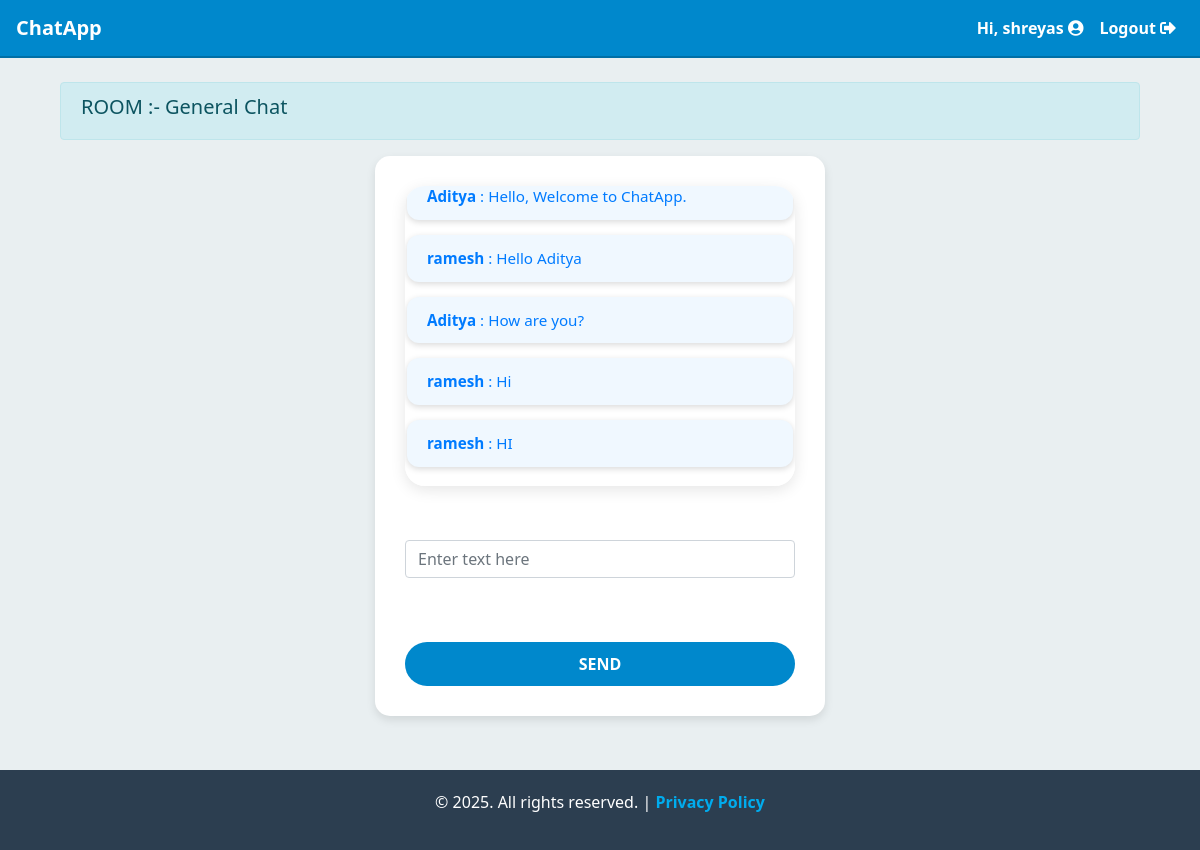
Page /general (signed in) on the committed database.
### chatapp/models.py (models this page shows, shortened)
class Room(models.Model):
    name = models.CharField(max_length=20)
    slug = models.SlugField(max_length=100)

class Message(models.Model):
    user = models.ForeignKey(User, on_delete=models.CASCADE)
    content = models.TextField()
    room = models.ForeignKey(Room, on_delete=models.CASCADE)
    created_on = models.DateTimeField(auto_now_add=True)

### chatapp/views.py (the view)
# urls.py: path("<str:slug>", views.room, name="room"),
def room(request,slug):
    room_name=Room.objects.get(slug=slug).name
    messages=Message.objects.filter(room=Room.objects.get(slug=slug))
    return render(request, "room.html",{"room_name":room_name,"slug":slug,'messages':messages})

### templates/room.html (shortened to what this page needs)
{% extends 'base.html' %}
{% block content %}
{% if user.is_authenticated %}
  <div class="container">
    <div class="row d-flex justify-content-center">
        <div class="col-12">
            <div class="alert alert-info d-flex justify-content-between" role="alert">
              <h5>ROOM :- {{room_name}}</h5>
            </div>
            <form>
                <div class="form-group">
                  {% if messages %}
                  <div class="jumbotron" id="chatbox" style="padding: 4px 2px;max-height: 300px;  /* Adjust the max-height as needed */
                  overflow-y: scroll;
                "">
                      {% for message in messages %}
                        <div class="chat-message {% if message.user == request.user %}text-right{% else %}text-left{% endif %}">
                          <b>{{ message.user.username }}</b> : {{ message.content }}<br>
                        </div>
                        {% endfor %}
                  </div>
                  {% else %}
                  <div class="jumbotron" id="chatbox" style="padding: 4px 2px;"></div>
                  <b>No Messages in this Room.</b>
                    {% endif %}
                </div>
                <br/>
                <div class="form-group" style="width: 100%;">
                    <input class="form-control" placeholder="Enter text here" id="my_input" type="text" required></br>
                </div>
                <br/>
                <input class="btn btn-primary btn-lg btn-block" id="submit_button" type="button" value="Send">
            </form>
        </div>
    </div>
</div>
{% endif %}
<br/>
{% endblock %}

### templates/base.html (shortened to what this page needs)
<!doctype html>
<html lang="en">
<head>
    <link rel="stylesheet" href="https://cdn.jsdelivr.net/npm/bootstrap@4.3.1/dist/css/bootstrap.min.css">
    <link rel="stylesheet" href="https://cdnjs.cloudflare.com/ajax/libs/font-awesome/5.15.3/css/all.min.css">
</head>
<body>
    {% block header %}
    <nav class="navbar navbar-expand-lg navbar-dark">
        <a class="navbar-brand" href="#">ChatApp</a>
        <div class="collapse navbar-collapse" id="navbarNav">
            <ul class="navbar-nav ml-auto">
                {% if user.is_authenticated %}
                    <li class="nav-item">
                        <a class="nav-link" href="#">Hi, {{ user.username }} <i class="fas fa-user-circle"></i></a>
                    </li>
                    <li class="nav-item">
                        <a class="nav-link" href="{% url 'logout' %}">Logout <i class="fas fa-sign-out-alt"></i></a>
                    </li>
                {% endif %}
            </ul>
        </div>
    </nav>
    {% endblock %}
    <main class="container mt-4 fade-in">
        {% block content %}{% endblock %}
    </main>
    <footer>
        <p>&copy; 2025. All rights reserved. | <a href="#">Privacy Policy</a></p>
    </footer>
</body>
</html>

### templates/base.html (style rules this page uses)
body { background-color: #e9eff1; font-family: 'Segoe UI', Tahoma, Geneva, Verdana, sans-serif; color: #555; margin: 0; padding: 0; }
.navbar { background-color: #0088cc; border-bottom: 2px solid #006fa6; }
.navbar a { color: white !important; font-weight: 600; }
.btn { border-radius: 30px; font-size: 16px; padding: 10px 25px; text-transform: uppercase; font-weight: 600; }
.btn-primary { background-color: #0088cc; border: none; }
.chat-message { background-color: #f0f8ff; border-radius: 12px; padding: 12px 20px; font-size: 0.95rem; color: #007bff; margin: 15px 0; box-shadow: 0 2px 6px rgba(0, 0, 0, 0.15); }
form { background-color: white; border-radius: 15px; box-shadow: 0 4px 10px rgba(0, 0, 0, 0.1); padding: 30px; width: 100%; max-width: 450px; margin: 0 auto; }
footer { background-color: #2c3e50; color: white; padding: 20px 0; text-align: center; margin-top: 30px; }
footer a { color: #00acee; text-decoration: none; font-weight: 600; }
.jumbotron { background-color: white; border-radius: 20px; box-shadow: 0 4px 15px rgba(0, 0, 0, 0.1); padding: 40px; text-align: center; margin-bottom: 30px; }
.fade-in { animation: fadeIn 1s ease-in-out; }

### rows in the picture
Room: name "General Chat"
Message: user.username "Aditya", content "Hello, Welcome to ChatApp."
Message: user.username "ramesh", content "Hello Aditya"
Message: user.username "Aditya", content "How are you?"
Message: user.username "ramesh", content "Hi"
Message: user.username "ramesh", content "HI"

### other values in the picture
{{ user.username }} "shreyas"
